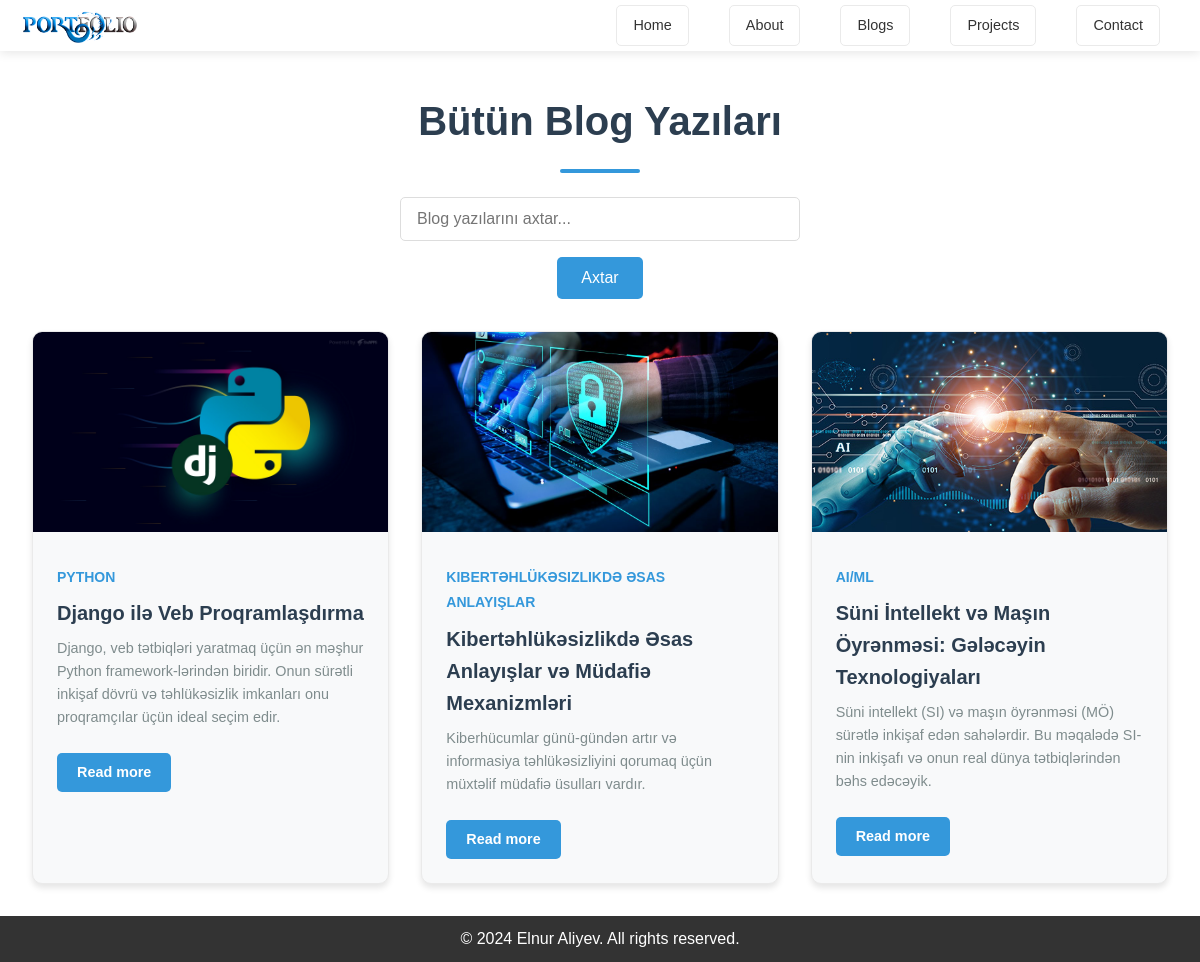
Screenshot of /blog/ with the database file from the repository.
### myapp/models.py (models this page shows, shortened)
class BlogPost(models.Model):
    title = models.CharField(max_length=200)
    category = models.CharField(max_length=100)
    summary = models.TextField()
    content = RichTextField()
    image = models.ImageField(upload_to="blog_images/")
    created_at = models.DateTimeField(auto_now_add=True)
    updated_at = models.DateTimeField(auto_now=True)
    slug = models.SlugField(unique=True, blank=True)
    likes = models.ManyToManyField(
        settings.AUTH_USER_MODEL, related_name="blog_post_likes", blank=True
    )

### myapp/views.py (the view)
# urls.py: path("blog/", views.blog_list, name="blog_list"),
def blog_list(request):
    search_query = request.GET.get("search", "")
    if search_query:
        posts = BlogPost.objects.filter(
            Q(title__icontains=search_query) | Q(content__icontains=search_query)
        ).order_by("-created_at")
    else:
        posts = BlogPost.objects.all().order_by("-created_at")
    return render(request, "blog_list.html", {"posts": posts})

### myapp/templates/blog_list.html (shortened to what this page needs)
{% extends 'base.html' %} {% load static %}  {% block content %}
<link rel="stylesheet" href="{% static 'css/styles.css' %}" />
<div id="blog-list" class="bg-white text-black">
  <div class="container mx-auto px-4 py-8">
    <h1 class="text-3xl font-bold mb-8">Bütün Blog Yazıları</h1>
    <form method="get" action="{% url 'blog_list' %}" class="mb-8">
      <input
        type="text"
        name="search"
        placeholder="Blog yazılarını axtar..."
        class="w-full p-2 border border-gray-300 rounded-md"
        value="{{ request.GET.search }}"
        aria-label="Search blog posts"
      />
      <button
        type="submit"
        class="mt-2 bg-blue-500 text-white py-2 px-4 rounded hover:bg-blue-600"
        aria-label="Submit search"
      >
        Axtar
      </button>
    </form>
    <div class="grid grid-cols-1 md:grid-cols-2 lg:grid-cols-3 gap-8">
      {% for post in posts %}
      <div class="bg-gray-100 rounded-lg overflow-hidden shadow-md">
        <img
          src="{% static 'img/placeholder.jpg' %}"
          data-src="{% if post.image %}{{ post.image.url }}{% else %}{% static 'img/default.jpg' %}{% endif %}"
          alt="{{ post.title }}"
          class="w-full h-48 object-cover lazy-load"
          loading="lazy"
        />
        <div class="p-6">
          <span class="text-blue-500 text-sm">{{ post.category }}</span>
          <h2 class="text-xl font-semibold mt-2">{{ post.title }}</h2>
          <p class="text-gray-600 mt-2">{{ post.summary }}</p>
          <a
            class="a"
            href="{% url 'blog_detail' post.slug %}"
            class="inline-block mt-4 bg-blue-500 text-white py-2 px-4 rounded hover:bg-blue-600"
            aria-label="Read more about {{ post.title }}"
            >Read more</a
          >
        </div>
      </div>
      {% empty %}
      <p class="col-span-3 text-center text-gray-600">
        Heç bir blog yazısı tapılmadı.
      </p>
      {% endfor %}
    </div>
  </div>
</div>
{% endblock %}

### myapp/templates/base.html (shortened to what this page needs)
{% load static %}
<!DOCTYPE html>
<html lang="en">
  <head>
    <link rel="stylesheet" href="{% static 'css/style_base.css' %}" />
    <link
      rel="stylesheet"
      href="https://cdnjs.cloudflare.com/ajax/libs/font-awesome/6.6.0/css/all.min.css"
    />
  </head>
  <body>
    <div id="home">
      <div class="container">
        <nav class="navbar">
          <img src="{% static 'img/logo2.png' %}" alt="Logo" class="logo" />
          <ul id="sidemenu">
            <li>
              <a
                href="{% url 'home' %}"
                class="text-gray-700 hover:text-blue-500"
                >Home</a
              >
            </li>
            <li>
              <a
                href="{% url 'home' %}#about"
                class="text-gray-700 hover:text-blue-500"
                >About</a
              >
            </li>
            <li>
              <a
                href="{% url 'blog_list' %}"
                class="text-gray-700 hover:text-blue-500"
                >Blogs</a
              >
            </li>
            <li>
              <a
                href="{% url 'project_list' %}"
                class="text-gray-700 hover:text-blue-500"
                >Projects</a
              >
            </li>
            <li>
              <a
                href="{% url 'home' %}#contact"
                class="text-gray-700 hover:text-blue-500"
                >Contact</a
              >
            </li>
          </ul>
        </nav>
        {% block content %}{% endblock %}
      </div>
    </div>
    <div class="copyright">
      <p>&copy; 2024 Elnur Aliyev. All rights reserved.</p>
    </div>
  </body>
</html>

### myapp/static/css/style_base.css (style rules this page uses)
* { margin: 0; padding: 0; box-sizing: border-box; }
body { font-family: 'Arial', sans-serif; line-height: 1.6; background-color: white; }
.container { width: 100%; max-width: 1200px; margin: 0 auto; padding: 0 20px; }
.navbar { display: flex; justify-content: space-between; align-items: center; gap: 0.5rem; background-color: white; position: fixed; top: 0; left: 0; right: 0; z-index: 1000; box-shadow: 0 2px 10px rgba(0, 0, 0, 0.1); padding: 5px 20px; }
.navbar a, .navbar span { text-decoration: none; display: inline-block; padding: 0.5rem 1rem; font-size: 0.9rem; border: 1px solid #eaeaea; background-color: #fff; color: #333; border-radius: 5px; transition: all 0.3s ease; }
.logo { width: 120px; height: auto; margin-right: auto; }
#sidemenu { display: flex; list-style-type: none; margin: 0; padding: 0 20px; }
#sidemenu li { margin-left: 40px; }
#home { min-height: 100vh; display: flex; align-items: center; background: white; }
.copyright { text-align: center; padding: 10px 0; background-color: #333; color: #fff; }

### myapp/static/css/styles.css (style rules this page uses)
body { margin: 0; font-family: 'Poppins', sans-serif; background-color: #f5f5f5; color: #333; line-height: 1.6; overflow-x: hidden; }
#blog-list { background-color: #ffffff; color: #000000; padding-top: 2rem; padding-bottom: 2rem; }
h1 { font-size: 2.5rem; color: #2c3e50; text-align: center; margin-bottom: 1.5rem; position: relative; margin-top: 57px; }
h1::after { content: ''; display: block; width: 80px; height: 4px; background-color: #3498db; margin: 1rem auto 0; border-radius: 2px; }
.grid { display: grid; gap: 2rem; }
.grid-cols-1 { grid-template-columns: 1fr; }
@media (min-width: 768px) { .md\:grid-cols-2 { grid-template-columns: repeat(2, 1fr); } }
@media (min-width: 1024px) { .lg\:grid-cols-3 { grid-template-columns: repeat(3, 1fr); } }
.bg-gray-100 { background-color: #f8f9fa; border: 1px solid #eaeaea; border-radius: 10px; overflow: hidden; box-shadow: 0 4px 6px rgba(0, 0, 0, 0.1); transition: transform 0.3s, box-shadow 0.3s; }
img { width: 100%; height: 200px; object-fit: cover; }
.p-6 { padding: 1.5rem; }
.text-blue-500 { color: #3498db; font-size: 0.875rem; font-weight: bold; text-transform: uppercase; }
.text-xl { font-size: 1.25rem; font-weight: bold; color: #2c3e50; margin: 0.5rem 0; }
.text-gray-600 { color: #7f8c8d; margin: 0.5rem 0 1.5rem; font-size: 0.9rem; }
.a { text-decoration: none; display: inline-block; background-color: #3498db; color: #fff; padding: 0.5rem 1.25rem; border-radius: 5px; font-size: 0.9rem; font-weight: bold; transition: background-color 0.3s ease, transform 0.3s ease; }
.container { max-width: 1200px; margin: 0 auto; padding: 0 1rem; }
.bg-white { background-color: #ffffff; }
.text-black { color: #000000; }
form { display: flex; flex-direction: column; align-items: center; margin-bottom: 2rem; }
form input[type="text"] { width: 100%; max-width: 400px; padding: 0.75rem 1rem; border: 1px solid #ddd; border-radius: 5px; font-size: 1rem; color: #333; outline: none; transition: border-color 0.3s ease, box-shadow 0.3s ease; }
form button { margin-top: 1rem; padding: 0.75rem 1.5rem; background-color: #3498db; color: #fff; border: none; border-radius: 5px; font-size: 1rem; cursor: pointer; transition: background-color 0.3s ease, transform 0.3s ease; }

### rows the page displays
BlogPost: image (picture), category "PYTHON", title "Django ilə Veb Proqramlaşdırma", summary "Django, veb tətbiqləri yaratmaq üçün ən məşhur Python framework-lərindən biridir. Onun sürətli inkişaf dövrü və təhlükəsizlik imkanları onu proqramçılar üçün ideal seçim edir."
BlogPost: image (picture), category "KIBERTƏHLÜKƏSIZLIKDƏ ƏSAS ANLAYIŞLAR", title "Kibertəhlükəsizlikdə Əsas Anlayışlar və Müdafiə Mexanizmləri", summary "Kiberhücumlar günü-gündən artır və informasiya təhlükəsizliyini qorumaq üçün müxtəlif müdafiə üsulları vardır."
BlogPost: image (picture), category "AI/ML", title "Süni İntellekt və Maşın Öyrənməsi: Gələcəyin Texnologiyaları", summary "Süni intellekt (SI) və maşın öyrənməsi (MÖ) sürətlə inkişaf edən sahələrdir. Bu məqalədə SI-nin inkişafı və onun real dünya tətbiqlərindən bəhs edəcəyik."
